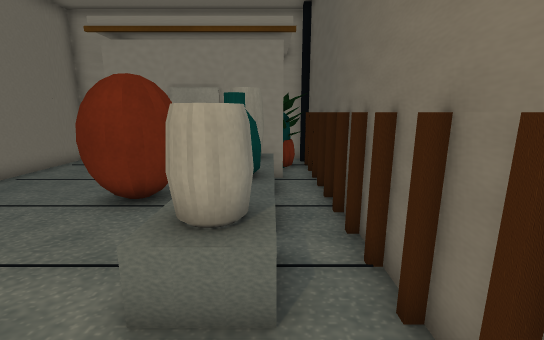
View 1 (above)

12 first-person views from a walk through a scene from a Unity 3-D project. The camera is 1.2 m above the floor, tilts 12° down and sees 90° across. The floor is counted in squares, 0.5 m on a side. Each view is taken from the middle of a square. On the plan, view 1 faces up. The plan holds only what a view shows up to about 18 squares ahead; the rest is blank. The place goes on beyond the plan.

View 2
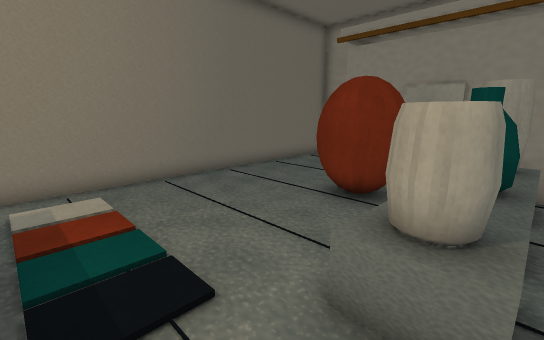

View 3
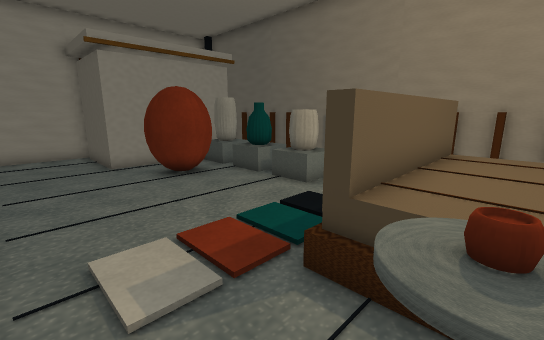

View 4
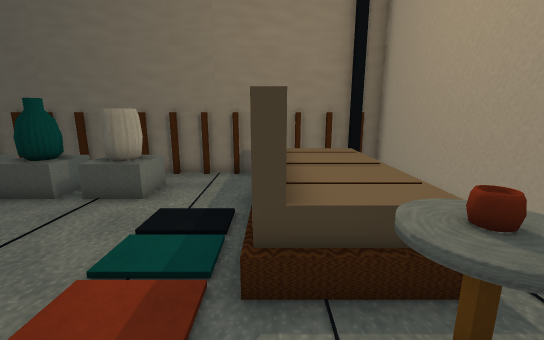

View 5
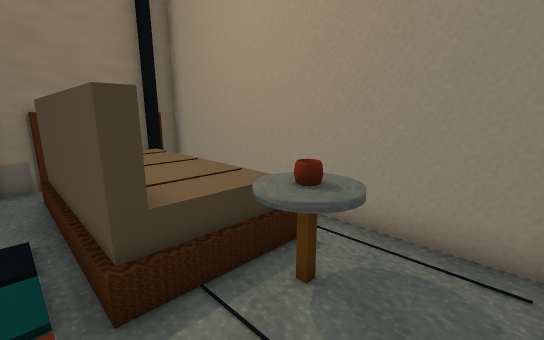

View 6
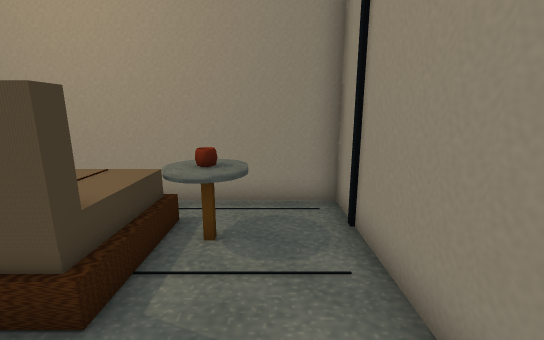

View 7
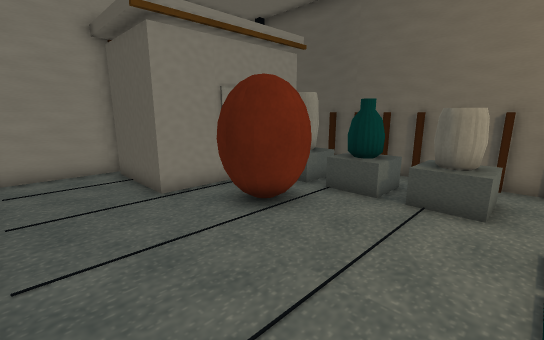

View 8
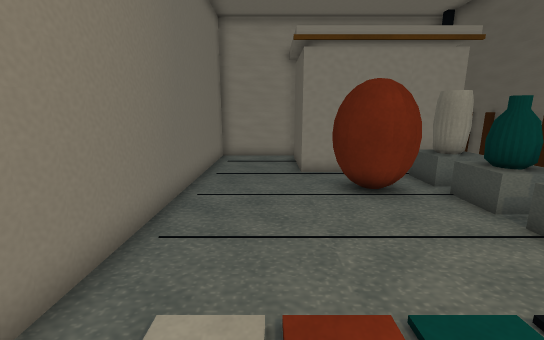

View 9
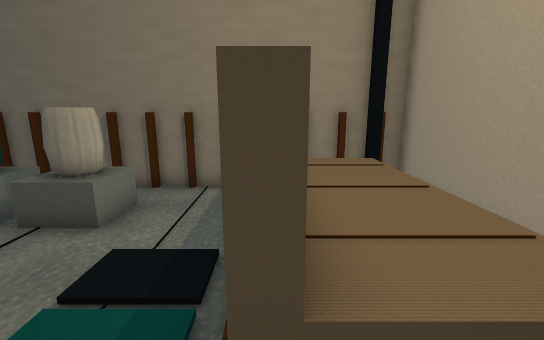

View 10
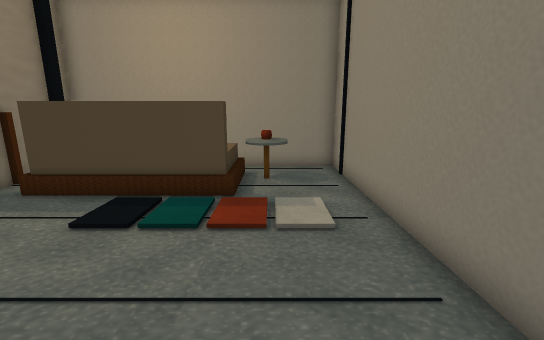

View 11
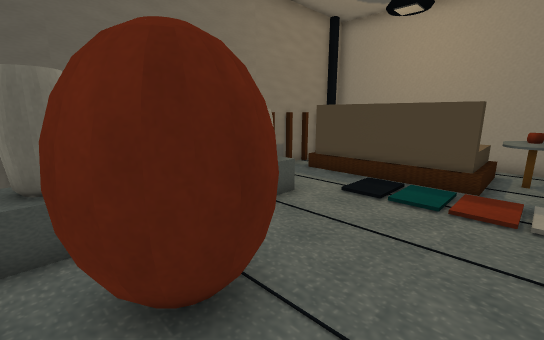

View 12
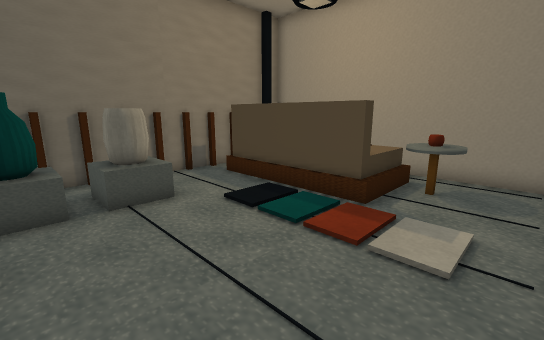

### Floor plan
Key: @ floor where view 1 was taken; # wall or solid block; . floor; = window, fence, low wall or low ledge; ^ raised ledge; O other object.
Columns run from 10 left of view 1 to 2 right of it. Each row starts with its distance up from view 1.
 14 #####       #
 13 O...#       #
 12 #...#       #
 11 #...#       #
 10 #...###     #
  9 #.....#     #
  8 #....###    #
  7 #....###    #
  6 #.....##.^=##
  5 #........## #
  4 #........^=##
  3 #........^=##
  2 #.......... #
  1 #...........#
  0 #.........@.#
 -1 #...#######.#
 -2 #..OO    OO.#
 -3 #.OOOO   OO.#
 -4 O..O.......##
 -5 OOOOOOOOOOOO#

Where each view was taken, in squares from view 1:
view 1: 0 up, 0 right, facing up
view 2: 0 up, 0 right, facing up-left
view 3: 3 down, 9 left, facing up-right
view 4: 1 down, 9 left, facing right
view 5: 0 up, 9 left, facing down-right
view 6: 2 up, 8 left, facing down
view 7: 2 up, 9 left, facing up-right
view 8: 1 down, 7 left, facing up
view 9: 1 down, 7 left, facing right
view 10: 7 up, 7 left, facing down
view 11: 9 up, 7 left, facing down-right
view 12: 6 up, 9 left, facing down-right
